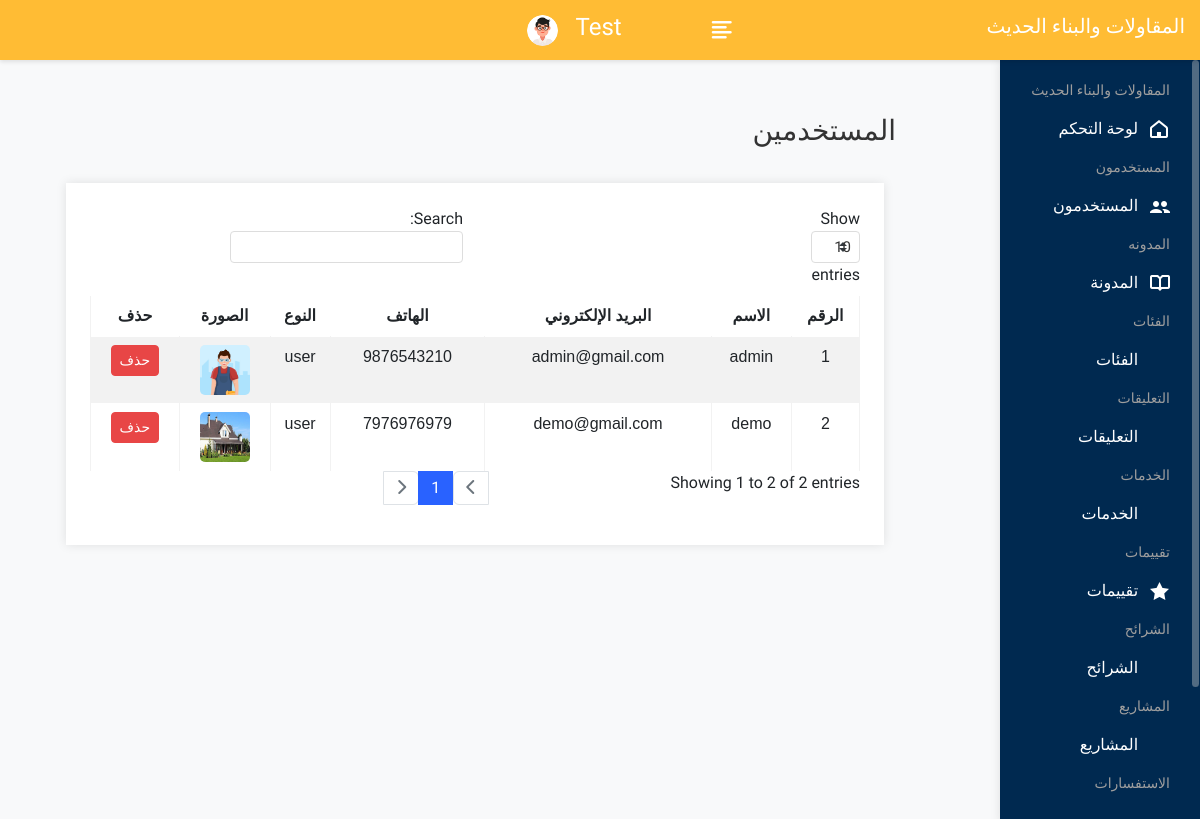
Page /admin/userlist.php (signed in) on the earlier database version.
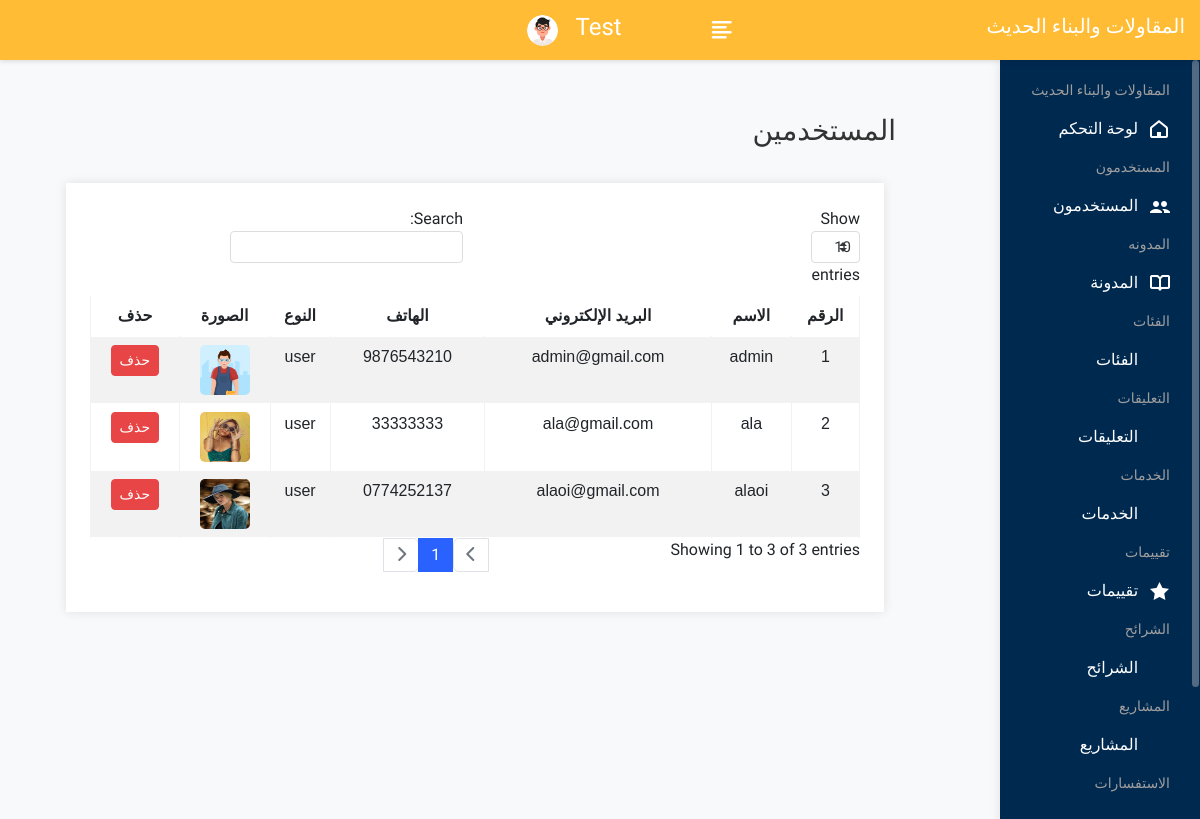
Same page on the later database version.
### tables this page shows
CREATE TABLE `user` (
  `uid` int(50) NOT NULL,
  `uname` varchar(100) NOT NULL,
  `uemail` varchar(100) NOT NULL,
  `uphone` varchar(20) NOT NULL,
  `upass` varchar(50) NOT NULL,
  `utype` varchar(50) NOT NULL,
  `uimage` varchar(300) NOT NULL
);

### admin/userlist.php (the view)
<?php include("header.php"); ?>
<div class="page-wrapper">
	<div class="content container-fluid">
		<div class="page-header">
			<div class="row">
				<div class="col">
					<h3 class="page-title">المستخدمين</h3>
				</div>
			</div>
		</div>
		<div class="container">
				<div class="row">
					<div class="col-sm-12">
						<div class="card">
							<div class="card-body">
								<table class="table table-bordered table-striped text-center" id="basic-datatable">
									<thead>
										<tr>
											<th>الرقم</th>
											<th>الاسم</th>
											<th>البريد الإلكتروني</th>
											<th>الهاتف</th>
											<th>النوع</th>
											<th>الصورة</th>
											<th>حذف</th>
										</tr>
									</thead>
									<tbody>
										<?php
										$query = mysqli_query($con, "SELECT * FROM user WHERE utype='user'");
										$cnt = 1;
										while ($row = mysqli_fetch_row($query)) {
										?>
											<tr>
												<td><?php echo $cnt; ?></td>
												<td><?php echo $row['1']; ?></td>
												<td><?php echo $row['2']; ?></td>
												<td><?php echo $row['3']; ?></td>
												<td><?php echo $row['5']; ?></td>
												<td><img src="user/<?php echo $row['6']; ?>" height="50px" width="50px"></td>
												<td><a class="btn btn-sm btn-danger" href="userdelete.php?id=<?php echo $row['0']; ?> " onclick="return confirm('هل أنت متأكد من الحذف؟');">حذف</a></td>
											</tr>
										<?php
											$cnt++;
										}
										?>
									</tbody>
								</table>
							</div>
						</div>
					</div>
				</div>
		</div>
	</div>
</div>
<?php include("footer.php"); ?>

Differences in the rows shown:
removed user: uname "demo", uemail "demo@gmail.com", uphone "7976976979", utype "user", uimage (picture)
added user: uname "ala", uemail "ala@gmail.com", uphone "33333333", utype "user", uimage (picture)
added user: uname "alaoi", uemail "alaoi@gmail.com", uphone "0774252137", utype "user", uimage (picture)
Other differences:
text written by a page script: "Show entries Search: Showing 1 to 2 of 2 entries 1" → "Show entries Search: Showing 1 to 3 of 3 entries 1"
